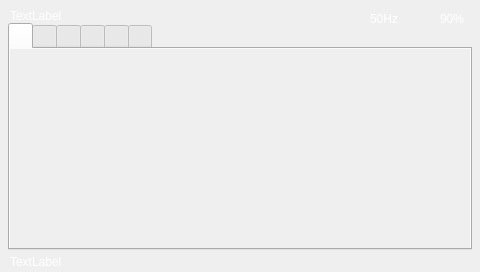
<?xml version="1.0" encoding="UTF-8"?>
<ui version="4.0">
 <class>MainWindow</class>
 <widget class="QFrame" name="MainWindow">
  <property name="geometry">
   <rect>
    <x>0</x>
    <y>0</y>
    <width>480</width>
    <height>272</height>
   </rect>
  </property>
  <property name="windowTitle">
   <string>Frame</string>
  </property>
  <property name="styleSheet">
   <string notr="true"/>
  </property>
  <property name="frameShape">
   <enum>QFrame::NoFrame</enum>
  </property>
  <property name="frameShadow">
   <enum>QFrame::Plain</enum>
  </property>
  <property name="lineWidth">
   <number>0</number>
  </property>
  <widget class="QTabWidget" name="tabWidget">
   <property name="geometry">
    <rect>
     <x>8</x>
     <y>23</y>
     <width>464</width>
     <height>227</height>
    </rect>
   </property>
   <property name="styleSheet">
    <string notr="true"/>
   </property>
   <property name="currentIndex">
    <number>0</number>
   </property>
   <property name="iconSize">
    <size>
     <width>39</width>
     <height>24</height>
    </size>
   </property>
   <widget class="QWidget" name="H_Channel1">
    <property name="autoFillBackground">
     <bool>true</bool>
    </property>
    <attribute name="title">
     <string/>
    </attribute>
   </widget>
   <widget class="QWidget" name="H_Channel2">
    <property name="autoFillBackground">
     <bool>true</bool>
    </property>
    <attribute name="title">
     <string/>
    </attribute>
   </widget>
   <widget class="QWidget" name="Double_Channel">
    <property name="autoFillBackground">
     <bool>true</bool>
    </property>
    <attribute name="title">
     <string/>
    </attribute>
   </widget>
   <widget class="QWidget" name="L_Channel1">
    <property name="autoFillBackground">
     <bool>true</bool>
    </property>
    <attribute name="title">
     <string/>
    </attribute>
   </widget>
   <widget class="QWidget" name="L_Channel2">
    <property name="autoFillBackground">
     <bool>true</bool>
    </property>
    <attribute name="title">
     <string/>
    </attribute>
   </widget>
   <widget class="QWidget" name="Options">
    <property name="autoFillBackground">
     <bool>true</bool>
    </property>
    <attribute name="title">
     <string/>
    </attribute>
    <widget class="QLabel" name="lab_Options">
     <property name="geometry">
      <rect>
       <x>131</x>
       <y>21</y>
       <width>191</width>
       <height>40</height>
      </rect>
     </property>
     <property name="minimumSize">
      <size>
       <width>0</width>
       <height>0</height>
      </size>
     </property>
     <property name="styleSheet">
      <string notr="true">QLabel {
border-image: url(:/widgetphoto/bk/grade2_bk.png);
color:gray;
}</string>
     </property>
     <property name="text">
      <string>参数设置</string>
     </property>
     <property name="alignment">
      <set>Qt::AlignHCenter|Qt::AlignTop</set>
     </property>
     <property name="indent">
      <number>7</number>
     </property>
    </widget>
    <widget class="QLabel" name="lab_Debug">
     <property name="geometry">
      <rect>
       <x>131</x>
       <y>49</y>
       <width>191</width>
       <height>40</height>
      </rect>
     </property>
     <property name="minimumSize">
      <size>
       <width>0</width>
       <height>0</height>
      </size>
     </property>
     <property name="styleSheet">
      <string notr="true">QLabel {
border-image: url(:/widgetphoto/bk/grade2_bk.png);
color:gray;
}</string>
     </property>
     <property name="text">
      <string>调试模式</string>
     </property>
     <property name="alignment">
      <set>Qt::AlignHCenter|Qt::AlignTop</set>
     </property>
     <property name="indent">
      <number>7</number>
     </property>
    </widget>
    <widget class="QLabel" name="lab_RecWave">
     <property name="geometry">
      <rect>
       <x>131</x>
       <y>77</y>
       <width>191</width>
       <height>40</height>
      </rect>
     </property>
     <property name="minimumSize">
      <size>
       <width>0</width>
       <height>0</height>
      </size>
     </property>
     <property name="styleSheet">
      <string notr="true">QLabel {
border-image: url(:/widgetphoto/bk/grade2_bk.png);
color:gray;
}</string>
     </property>
     <property name="text">
      <string>录波管理</string>
     </property>
     <property name="alignment">
      <set>Qt::AlignHCenter|Qt::AlignTop</set>
     </property>
     <property name="indent">
      <number>7</number>
     </property>
    </widget>
    <widget class="QLabel" name="lab_SysInfo">
     <property name="geometry">
      <rect>
       <x>131</x>
       <y>105</y>
       <width>191</width>
       <height>40</height>
      </rect>
     </property>
     <property name="minimumSize">
      <size>
       <width>0</width>
       <height>0</height>
      </size>
     </property>
     <property name="styleSheet">
      <string notr="true">QLabel {
border-image: url(:/widgetphoto/bk/grade2_bk.png);
color:gray;
}</string>
     </property>
     <property name="text">
      <string>系统信息</string>
     </property>
     <property name="alignment">
      <set>Qt::AlignHCenter|Qt::AlignTop</set>
     </property>
     <property name="margin">
      <number>0</number>
     </property>
     <property name="indent">
      <number>7</number>
     </property>
    </widget>
    <widget class="QLabel" name="lab_factory">
     <property name="geometry">
      <rect>
       <x>131</x>
       <y>133</y>
       <width>191</width>
       <height>40</height>
      </rect>
     </property>
     <property name="minimumSize">
      <size>
       <width>0</width>
       <height>0</height>
      </size>
     </property>
     <property name="styleSheet">
      <string notr="true">QLabel {
border-image: url(:/widgetphoto/bk/grade2_bk.png);
color:gray;
}</string>
     </property>
     <property name="text">
      <string>恢复出厂</string>
     </property>
     <property name="alignment">
      <set>Qt::AlignHCenter|Qt::AlignTop</set>
     </property>
     <property name="indent">
      <number>7</number>
     </property>
    </widget>
   </widget>
  </widget>
  <widget class="QLabel" name="lab_imformation">
   <property name="geometry">
    <rect>
     <x>10</x>
     <y>253</y>
     <width>301</width>
     <height>17</height>
    </rect>
   </property>
   <property name="autoFillBackground">
    <bool>false</bool>
   </property>
   <property name="styleSheet">
    <string notr="true">QLabel {
color:white;
background:transparent;
}
</string>
   </property>
   <property name="text">
    <string>TextLabel</string>
   </property>
  </widget>
  <widget class="QLabel" name="lab_freq">
   <property name="geometry">
    <rect>
     <x>370</x>
     <y>10</y>
     <width>41</width>
     <height>17</height>
    </rect>
   </property>
   <property name="styleSheet">
    <string notr="true">QLabel {color:white;}</string>
   </property>
   <property name="text">
    <string>50Hz</string>
   </property>
  </widget>
  <widget class="QLabel" name="lab_logo">
   <property name="geometry">
    <rect>
     <x>350</x>
     <y>250</y>
     <width>122</width>
     <height>22</height>
    </rect>
   </property>
   <property name="styleSheet">
    <string notr="true">QLabel {
color:white;
background:transparent;
}
</string>
   </property>
   <property name="text">
    <string/>
   </property>
   <property name="pixmap">
    <pixmap resource="../resource/resource.qrc">:/widgetphoto/bk/ohv_gary.png</pixmap>
   </property>
  </widget>
  <widget class="QLabel" name="lab_time">
   <property name="geometry">
    <rect>
     <x>10</x>
     <y>7</y>
     <width>171</width>
     <height>17</height>
    </rect>
   </property>
   <property name="styleSheet">
    <string notr="true">QLabel {color:white;}</string>
   </property>
   <property name="text">
    <string>TextLabel</string>
   </property>
  </widget>
  <widget class="QLabel" name="lab_pwr">
   <property name="geometry">
    <rect>
     <x>410</x>
     <y>14</y>
     <width>25</width>
     <height>9</height>
    </rect>
   </property>
   <property name="text">
    <string/>
   </property>
  </widget>
  <widget class="QLabel" name="lab_pwr_num">
   <property name="geometry">
    <rect>
     <x>440</x>
     <y>10</y>
     <width>41</width>
     <height>17</height>
    </rect>
   </property>
   <property name="styleSheet">
    <string notr="true">QLabel {color:white;}</string>
   </property>
   <property name="text">
    <string>90%</string>
   </property>
  </widget>
  <widget class="QLabel" name="lab_wifi">
   <property name="geometry">
    <rect>
     <x>330</x>
     <y>10</y>
     <width>30</width>
     <height>20</height>
    </rect>
   </property>
   <property name="styleSheet">
    <string notr="true">QLabel {color:white;}</string>
   </property>
   <property name="text">
    <string/>
   </property>
  </widget>
 </widget>
 <resources>
  <include location="../resource/resource.qrc"/>
 </resources>
 <connections/>
</ui>
